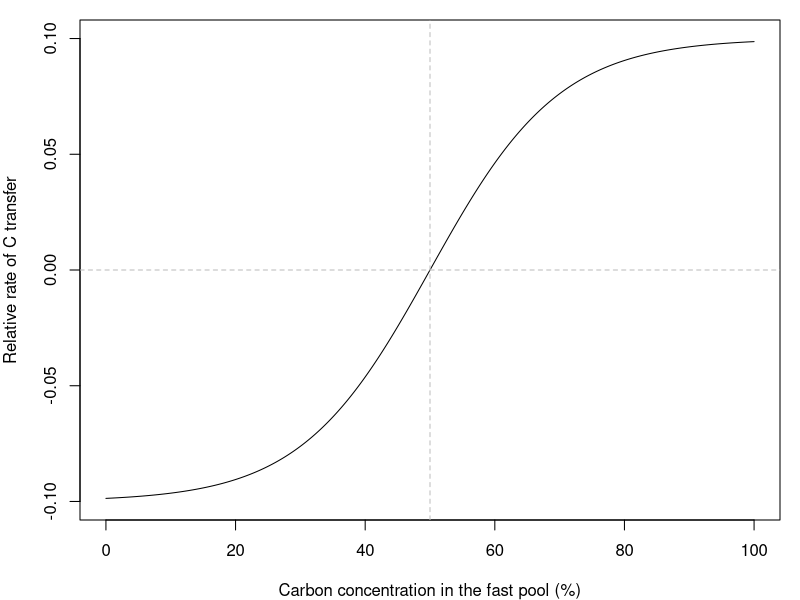

The R script that drew this image:
## ---- chunk 1
par(mar=c(4,4,1,1))
p = seq(0,100, by = 0.1)
f = 0.1*(2.0/(1.0+exp(-5.0*((p/100)-0.5)/0.5))-1.0)
plot(p, f, xlab = "Carbon concentration in the fast pool (%)", ylab = "Relative rate of C transfer", type="l", ylim=c(-0.1,0.1))
abline(h=0, col="gray", lty=2)
abline(v=50, col="gray", lty=2)
